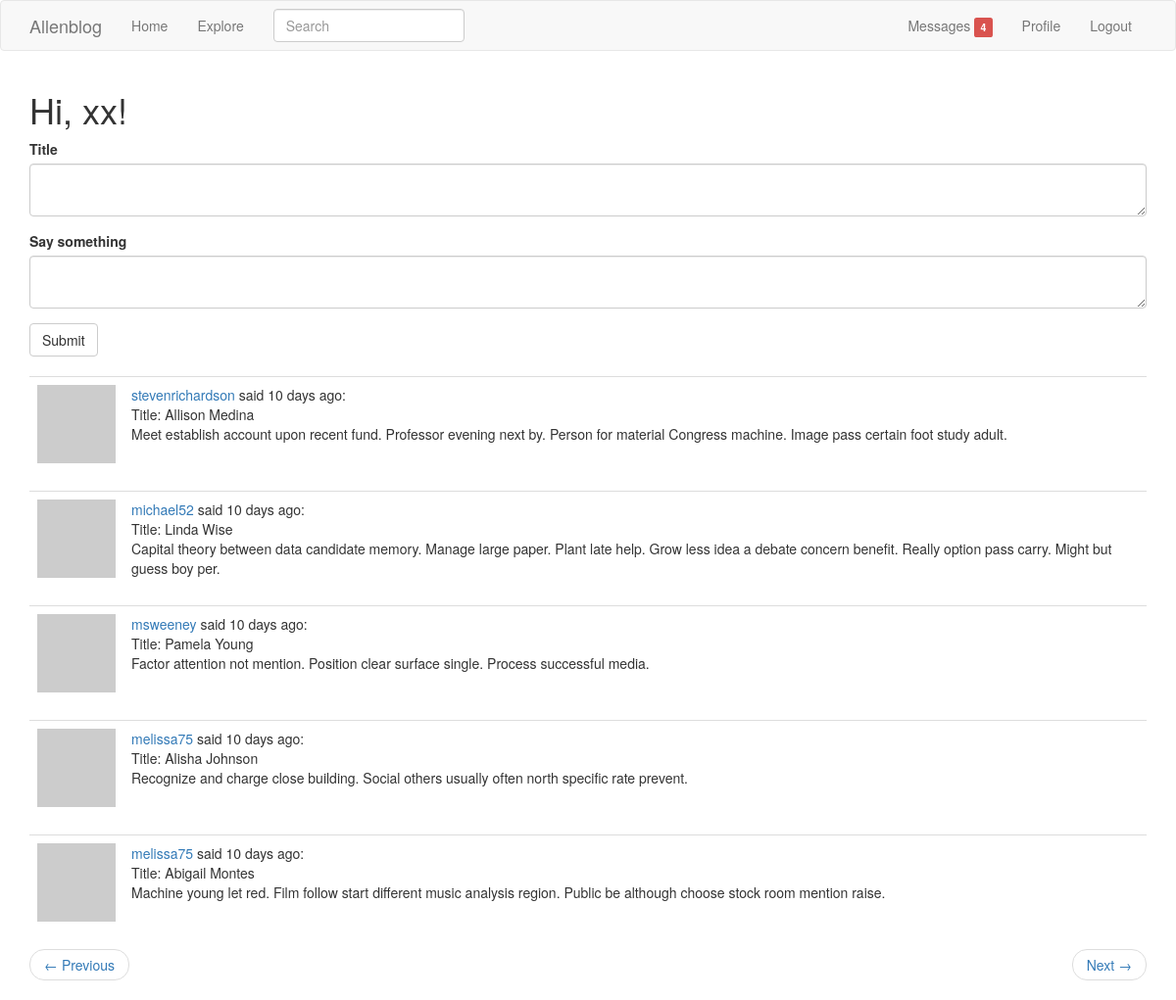
The app's page /index/?page=3 (signed in) with its own data.
### app/models.py (models this page shows, shortened)
class User(db.Model, UserMixin):
    __tablename__ = 'user'
    id = db.Column(db.Integer, primary_key=True)
    username = db.Column(db.String(64), index=True, unique=True)
    email = db.Column(db.String(120), index=True, unique=True)
    password_hash = db.Column(db.String(128))
    posts = db.relationship('Post', backref='author', lazy='dynamic')
    about_me = db.Column(db.String(140))
    last_seen = db.Column(db.DateTime, default=datetime.utcnow)
    followed = db.relationship(
        'User', secondary=followers,
        primaryjoin=(followers.c.follower_id == id),
        secondaryjoin=(followers.c.followed_id == id),
        backref=db.backref('followers', lazy='dynamic'),
        lazy='dynamic'
    )
    messages_sent = db.relationship('Message',
                                    foreign_keys='Message.sender_id',
                                    backref='author', lazy='dynamic')
    messages_received = db.relationship('Message',
                                        foreign_keys='Message.recipient_id',
                                        backref='recipient', lazy='dynamic')
    last_message_read_time = db.Column(db.DateTime)
    notifications = db.relationship('Notification', backref='user', lazy='dynamic')
    def avatar(self, size):
        digest = md5(self.email.lower().encode('utf-8')).hexdigest()
        return 'https://www.gravatar.com/avatar/{}?d=identicon&s={}'.format(digest, size)
    def followed_posts(self):
        followed = Post.query.join(
            followers, (followers.c.followed_id == Post.user_id)
        ).filter(followers.c.follower_id == self.id)
        own = Post.query.filter_by(user_id=self.id)
        return followed.union(own).order_by(Post.timestamp.desc())
    def new_messages_num(self):
        last_read_time = self.last_message_read_time or datetime(1900, 1, 1)
        return Message.query.filter_by(recipient=self).filter(
            Message.timestamp > last_read_time).count()

class SearchableMixin(object):
    @classmethod
    def before_commit(cls, session):
        session._changes = {
            'add': list(session.new),
            'update': list(session.dirty),
            'delete': list(session.deleted)
        }
    @classmethod
    def after_commit(cls, session):
        for obj in session._changes['add']:
            if isinstance(obj, SearchableMixin):
                add_to_index(obj.__tablename__, obj)
        for obj in session._changes['update']:
            if isinstance(obj, SearchableMixin):
                add_to_index(obj.__tablename__, obj)
        for obj in session._changes['delete']:
            if isinstance(obj, SearchableMixin):
                remove_from_index(obj.__tablename__, obj)
        session._changes = None

class Post(SearchableMixin, db.Model):
    __tablename__ = 'post'
    __searchable__ = ['body']
    id = db.Column(db.Integer, primary_key=True)
    title = db.Column(db.String(32), index=True)
    body = db.Column(db.String(140))
    timestamp = db.Column(db.DateTime, index=True, default=datetime.utcnow)
    user_id = db.Column(db.Integer, db.ForeignKey('user.id'))

### app/main/views.py (the view)
@main.route('/', methods=['GET', 'POST'])
@main.route('/index/', methods=['GET', 'POST'])
@login_required
def index():
    form = PostForm()
    if form.validate_on_submit():
        post = Post(title=form.title.data, body=form.body.data, author=current_user)
        db.session.add(post)
        db.session.commit()
        flash('You added a new post!')
        return redirect(url_for('main.index'))
    page = request.args.get('page', 1, type=int)
    posts = current_user.followed_posts().paginate(page, current_app.config['POSTS_PER_PAGE'], False)
    next_url = url_for('main.index', page=posts.next_num) if posts.has_next else None
    prev_url = url_for('main.index', page=posts.prev_num) if posts.has_prev else None
    return render_template('index.html', title='Home page', form=form, posts=posts.items, next_url=next_url,
                           prev_url=prev_url)

### app/main/forms.py
class SearchForm(FlaskForm):
    q = StringField('Search', validators=[DataRequired()])
    def __init__(self, *args, **kwargs):
        if 'formdata' not in kwargs:
            kwargs['formdata'] = request.args
        if 'csrf_enabled' not in kwargs:
            kwargs['csrf_enabled'] = False
        super(SearchForm, self).__init__(*args, **kwargs)

class PostForm(FlaskForm):
    title = TextAreaField('Title ', validators=[DataRequired(), Length(min=1, max=32)])
    body = TextAreaField('Say something ', validators=[DataRequired(), Length(min=1, max=140)])
    submit = SubmitField('Submit')

### app/main/views.py (called while the page is built)
@main.before_request
def before_request():
    if current_user.is_authenticated:
        current_user.last_seen = datetime.utcnow()
        db.session.commit()
        g.search_form = SearchForm()

### app/models.py (called while the page is built)
@login_manager.user_loader
def load_user(id):
    return User.query.get(int(id))

### app/templates/index.html
{% extends "base.html" %}
{% import 'bootstrap/wtf.html' as wtf %}
{% block app_content %}
    <h1>Hi, {{ current_user.username }}!</h1>
    {% if form %}
    {{ wtf.quick_form(form) }}
    <br>
    {% endif %}
    {% for post in posts %}
        {% include '_post.html' %}
    {% endfor %}
    {% include '_pagination.html' %}
{% endblock %}

### app/templates/_post.html
    <table class="table table-hover">
        <tr>
            <td width="70px">
                <span class="user_popup">
                    <a href="{{ url_for('main.user_profile', username=post.author.username) }}">
                        <img src="{{ post.author.avatar(70) }}" />
                    </a>
                 </span>
            </td>
            <td>
                <span class="user_popup">
                    <a href="{{ url_for('main.user_profile', username=post.author.username) }}">
                        {{ post.author.username }}
                    </a>
                </span>
                said {{ moment(post.timestamp).fromNow() }}:
                <br>
                Title: {{ post.title }}
                <br>
                {{ post.body }}
            </td>
        </tr>
    </table>

### records on screen
User: username "xx"
Post: author.username "stevenrichardson", timestamp "10 days ago", title "Allison Medina", body "Meet establish account upon recent fund. Professor evening next by. Person for material Congress machine. Image pass certain foot study adult."
Post: author.username "michael52", timestamp "10 days ago", title "Linda Wise", body "Capital theory between data candidate memory. Manage large paper. Plant late help. Grow less idea a debate concern benefit. Really option pass carry. Might but guess boy per."
Post: author.username "msweeney", timestamp "10 days ago", title "Pamela Young", body "Factor attention not mention. Position clear surface single. Process successful media."
Post: author.username "melissa75", timestamp "10 days ago", title "Alisha Johnson", body "Recognize and charge close building. Social others usually often north specific rate prevent."
Post: author.username "melissa75", timestamp "10 days ago", title "Abigail Montes", body "Machine young let red. Film follow start different music analysis region. Public be although choose stock room mention raise."

### other values on screen
{{ new_messages }} "4"
